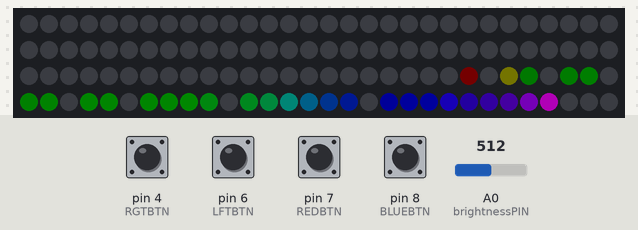
Recording of a sketch running on a simulated Arduino Uno, built with avr-gcc and run on an emulated ATmega328P. Parts: 120 RGB LEDs in strip order, left to right, continuing on the next row. The test bench sets the inputs (shaded band); at power-on: pin 4 (RGTBTN), pin 6 (LFTBTN), pin 7 (REDBTN), pin 8 (BLUEBTN) HIGH, A0 (brightnessPIN) = 512. Dim RGB values are drawn brighter than linear; what the sketch prints to the serial monitor is not drawn.

Above: at 1.2 s.
1.3 s: pin 8 (BLUEBTN) pulled LOW for 0.15 s
At 1.41 s:
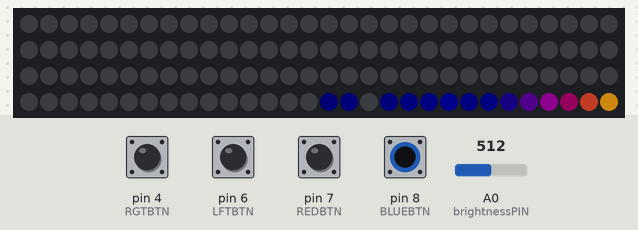
At 2.3 s:
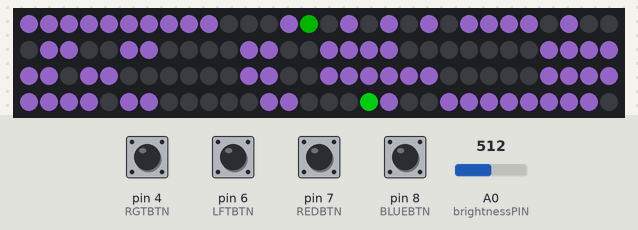
3.0 s: A0 (brightnessPIN) set to 716
4.5 s: A0 (brightnessPIN) set to 511
6.2 s: pin 7 (REDBTN) pulled LOW for 1 s
8.7 s: pin 8 (BLUEBTN) pulled LOW for 1 s
11.2 s: pin 7 (REDBTN) pulled LOW for 0.15 s
Timing chart, 0 to 14.2 s (numbered marks = the images above; inputs shaded):
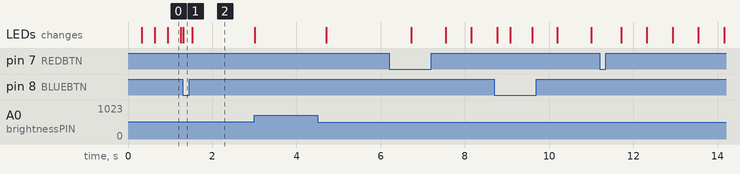

The sketch:

arduinoMazeGame.ino
```cpp
#include <FastLED.h>
/*
  DEFINIT CHIPSET PENTRU A-L FOLOSI CU BIBLIOTECA FASTLED
  PIN 5 PWM PENTRU CONECTARE DATA IN
  DEFINITE MAX SI MIN BRIGHTNESS PENTRU FUCNTII DIN FASTLED
  CARE PORNESC LUMINOZITATEA SI AFISEAZA LEDURILE

  BRIGHTNESS PIN SE FOLOSESTE DOAR DACA VREI SA CONTROLEZI LUMINOZITATEA
  DINTR-UN POTENTIOMETRU

  PENTRU JOC ESTE LASAT STANDARD SI NU SE MODIFICA PRIN POTENTIOMETRU
*/
#define FAST_LED_CHIPSET WS2812B
#define FAST_LED_DATA_PIN 5
#define MAX_BRIGHTNESS 240  // 255 ESTE MAXIM DAR AM LIMITAT LA 240 LUMINOZITATEA
#define MIN_BRIGHTNESS 37
const int brightnessPIN = A0;

#define BLUEBTN 8  // BUTON INAINTE, PINUL 8
#define REDBTN 7   // BUTON INAPOI, PINUL 7
#define LFTBTN 6   // BUTON STANGA, PINUL 9
#define RGTBTN 4  // BUTON DREAPTA< PINUL 10


#define LINII 15
#define COLOANE 8
#define MAX_MAPS 3  // numar maxim de mape
/*
  Define for colors in hexa
*/
#define  PINK  0x1DEC12
#define  RED    0xFF0000
#define  BLUE   0x0000FF
#define  YELLOW 0xFFFF00
#define  CHOCOLATE  0xD2691E
#define  PURPLE 0x9966CC
#define  WHITE  0XFFFFFF
#define  AQUA   0x00FFFF
#define  HOTPINK 0xFF1493
#define  DARKORANGE 0xFF8C00
#define  BLACK 0x000000

//structura pentru mapa, care transpune matricile pe matricea de LED-uri
typedef struct MAP {
  uint8_t pixels[LINII][COLOANE];
  unsigned int long color[LINII][COLOANE];
} MAP;
MAP field;
MAP activeMap;


//structura pentru a definii labirinturile
typedef struct randomMap {
  byte pixels[LINII][COLOANE];
} RandomMap;

//structura pentru jucator
typedef struct Player {
  //pozitii player in harta
  byte xpos;//pe a cata linie
  byte ypos;//a cata coloana
  unsigned int color;//culoare led jucator
} Player;
Player myPlayer;
Player enemyPlayer;


//un jucator nou este pozitionat la o anumita pozitie in labirint, am ales pozitia prestabilita 1,1
void newPlayer(byte x, byte y) {
  myPlayer.xpos = x;
  myPlayer.ypos = y;
  myPlayer.color = DARKORANGE;
}

//define-uri pentru butoanele folosite
#define BTNUP 1
#define BTNDWN 2
#define BTNLFT 3
#define BTNRGT 4

byte currentControl = 0; // pentru a determina ce buton e apasat, initializat pe niciun buton apasat

//citim starile butoanelor, determinam ce buton s-a apasat
//butoane active pe low
void readInput()
{
  byte upST = digitalRead(BLUEBTN);
  byte downST = digitalRead(REDBTN);
  byte leftST = digitalRead(LFTBTN);
  byte rightST = digitalRead(RGTBTN);
  if (upST == LOW) {
    currentControl = BTNUP;
    delay(300);
  }
  if (downST == LOW) {
    currentControl = BTNDWN;
    delay(300);
  }
  if (leftST == LOW) {
    currentControl = BTNLFT;
    delay(300);
  }
  if (rightST == LOW) {
    currentControl = BTNRGT;
    delay(300);
  }

}

// Functie folosita pentru testarea pozitiilor curente ale player-ului in labirint | Am folosit-o doar pentru testare.
void checkPos() {
  Serial.print(myPlayer.xpos);
  Serial.print(myPlayer.ypos);
}

//in functie de ce buton se apasa, se apeleaza functia corespunzatoare care determina miscarea player-ului
void controlPlayer()
{
  switch (currentControl)
  {
    case BTNUP: moveUp(); checkPos(); break;
    case BTNDWN: moveDown(); checkPos(); break;
    case BTNLFT: moveLeft(); checkPos(); break;
    case BTNRGT: moveRight(); checkPos(); break;
  }
}

//Urmeaza functiile de miscare a player-ului si testarea de coliziuni

void moveUp() {

  myPlayer.ypos++;
  if (checkWallCollision(myPlayer.xpos, myPlayer.ypos)) {
    myPlayer.ypos--;
  }

  if (checkOutOfMap(myPlayer.xpos, myPlayer.ypos)) {
    myPlayer.ypos--;
  }
}

void moveDown() {

  myPlayer.ypos--;
  if (checkWallCollision(myPlayer.xpos, myPlayer.ypos)) {
    myPlayer.ypos++;
  }

  if (checkOutOfMap(myPlayer.xpos, myPlayer.ypos)) {
    myPlayer.ypos++;
  }
}

void moveLeft() {
  myPlayer.xpos--;
  if (checkWallCollision(myPlayer.xpos, myPlayer.ypos)) {
    myPlayer.xpos++;
  }
  if (checkOutOfMap(myPlayer.xpos, myPlayer.ypos)) {
    myPlayer.xpos++;
  }
}


void moveRight() {
  myPlayer.xpos++;
  if (checkWallCollision(myPlayer.xpos, myPlayer.ypos)) {
    myPlayer.xpos--;
  }
  if (checkOutOfMap(myPlayer.xpos, myPlayer.ypos)) {
    myPlayer.xpos--;
  }
}


bool checkWallCollision(byte x, byte y) {
  //daca coordonatele curente reprezinta zid, mutarea nu e permisa
  if (activeMap.pixels[x][y] == 1) {
    return true;
  }
  else {
    return false;
  }
}
bool checkPlayerCollision(byte x, byte y) {
   //daca coordonatele curente sunt egale cu cele ale enemy-ului atunci mutarea nu este permisa
  if (x == myPlayer.xpos && y == myPlayer.ypos) {
    return true;
  }
  else {
    return false;
  }
}

bool checkOutOfMap(byte x, byte y) {
  //daca coordonatele curente sunt in afara hartii de joc, mutarea nu e permisa
  if (x < 0 || x >= LINII || y < 0 || y >= COLOANE) {
    return true;
  }
  else {
    return false;
  }
}

//definirea a trei mape de labirint
/*
   '1': Wall
   '0': Wove Zone
*/
bool visited[LINII][COLOANE];

RandomMap mapLib[3] = {
  {
    { {1, 1, 1, 1, 1, 1, 1, 1},
      {0, 0, 1, 0, 0, 0, 1, 1},
      {1, 0, 1, 0, 1, 0, 1, 1},
      {1, 0, 0, 0, 1, 0, 1, 1},
      {1, 0, 0, 1, 1, 0, 0, 0},
      {1, 1, 1, 0, 0, 1, 1, 0},
      {1, 0, 0, 0, 0, 0, 0, 0},
      {1, 0, 1, 1, 1, 1, 1, 1},
      {1, 0, 0, 0, 0, 0, 0, 1},
      {1, 1, 1, 1, 1, 0, 0, 1},
      {1, 0, 0, 0, 0, 0, 1, 1},
      {1, 0, 1, 1, 1, 1, 1, 1},
      {1, 0, 0, 0, 0, 0, 1, 1},
      {1, 0, 0, 1, 1, 0, 0, 0},
      {1, 1, 1, 1, 1, 1, 1, 0}
    }
  },
  {
    { {1, 1, 1, 0, 0, 0, 0, 0},
      {0, 0, 0, 0, 1, 1, 1, 0},
      {0, 0, 0, 1, 0, 0, 0, 0},
      {0, 0, 1, 1, 0, 1, 1, 1},
      {0, 0, 0, 0, 0, 1, 0, 0},
      {0, 0, 0, 0, 1, 0, 0, 0},
      {1, 1, 1, 0, 0, 0, 1, 0},
      {1, 1, 1, 1, 1, 1, 1, 0},
      {1, 0, 0, 0, 0, 0, 0, 0},
      {1, 0, 0, 0, 0, 1, 1, 1},
      {1, 1, 0, 1, 1, 1, 1, 1},
      {1, 0, 0, 1, 1, 0, 0, 0},
      {1, 0, 0, 0, 0, 0, 1, 0},
      {1, 0, 1, 1, 1, 0, 1, 0},
      {1, 1, 1, 1, 1, 1, 1, 0}
    }
  },
  {
    { {1, 0, 0, 1, 1, 1, 1, 1},
      {0, 0, 0, 0, 0, 0, 0, 1},
      {1, 1, 0, 1, 1, 0, 0, 0},
      {0, 0, 0, 1, 1, 0, 1, 0},
      {0, 0, 0, 0, 0, 0, 1, 0},
      {1, 1, 1, 1, 1, 1, 1, 0},
      {1, 0, 0, 0, 0, 0, 0, 0},
      {1, 0, 0, 0, 0, 1, 1, 1},
      {1, 1, 0, 0, 1, 0, 0, 0},
      {1, 1, 0, 0, 0, 0, 1, 0},
      {1, 0, 0, 0, 0, 0, 0, 0},
      {1, 0, 1, 1, 1, 1, 1, 1},
      {1, 0, 0, 0, 0, 0, 1, 1},
      {1, 0, 0, 1, 0, 0, 0, 1},
      {1, 1, 1, 1, 0, 0, 0, 0}
    }
  }
};

// variabila folosita pentru determinarea mapei selectate curent
byte selectedMap = 0;

//punem mapa pe led-uri
void newActiveMap()
{
  uint8_t x, y;
  for (y = 0; y < COLOANE; y++)
  {
    for (x = 0; x < LINII; x++)
    {
      activeMap.pixels[x][y] = (mapLib[selectedMap]).pixels[x][y];
    }
  }
}


//stinge toate led-urile
void clearField()
{
  uint8_t x, y;
  for (y = 0; y < COLOANE; y++)
  {
    for (x = 0; x < LINII; x++)
    {
      field.pixels[y][x] = 0;
      field.color[y][x] = BLACK;
    }
  }
}
#define PIXELS LINII*COLOANE //numarul total de led-uri

CRGB leds[PIXELS];  //led-urile

// initializeaza ledurile cu ajutorul FASTLED library
void initPixels()
{
  FastLED.addLeds<FAST_LED_CHIPSET, FAST_LED_DATA_PIN, GRB>(leds, PIXELS);
}


// Initializeaza jocul - curata mapa, creeaza una noua si creeaza player.
void initGame() {
  clearField();
  newActiveMap();
  newPlayer(1,1);
  initEnemy(13, 4);
}

// Aprinde ledurile cu o valoarea intre minimul si maximul pentru luminozitate
void showPixels()
{
  int value = map(analogRead(brightnessPIN), 0, 1023, 0, MAX_BRIGHTNESS);
  FastLED.setBrightness(constrain(value, MIN_BRIGHTNESS, MAX_BRIGHTNESS));
  FastLED.show();
}


int long getPixel(int pos)
{
  // impacheteaza culorile RGB intr-un long , si ia culoarea de pe ledul curent
  return (leds[pos].red << 16) + (leds[pos].green << 8) + leds[pos].b;
}

//stinge treptat fiecare canal de RGB cu o anumita valoarea dimval
void dim(float dimval)
{
  for (uint8_t i = 0; i < (LINII * COLOANE); i++)
  {
    int currentColor = getPixel(i);
    // aiic se despacheteaza
    int long red = ((currentColor & 0xFF0000) >> 16);
    int green = ((currentColor & 0x00FF00) >> 8);
    int blue = (currentColor & 0x0000FF);

    // pentru fiecare canal de culoare, acea culoare se inmulteste cu coeficientul dat ca parametru functiei, un float intre 0 si 1
    // rezulta prin inmultire repetata efectul de dimming intrucat se micsoreaza intensitatea de pe acel canal de culoare pana ajunge la R=0 G=0 B=0
    red = red * dimval;
    green = green * dimval;
    blue = blue * dimval;

    currentColor = (red << 16) + (green << 8) + blue;
    setPixel(i, currentColor);
  }
}

//fade de final labirint, se aplica pe fiecare led, functia dim prezentata mai sus
void endFade() {
  byte i;
  for (i = 0; i < LINII * COLOANE; i++) {
    dim(0.3);
    showPixels();
    delay(100);
  }
}

//functia care verifica daca player-ul a ajuns la coordonatele de finish
bool endGame() {
  byte x, y;
  if (myPlayer.xpos == (LINII - 1)  && myPlayer.ypos == (COLOANE - 1)) {
    endFade();
    return true;
  }
  return false;
}

//functia de printare a mapei si a player-ului
void Field()
{
  byte x, y;
  for (y = 0; y < COLOANE; y++)
  {
    for (x = 0; x < LINII; x++)
    {

      if (activeMap.pixels[x][y] == 0) {
        setFieldPixel(x, y, BLACK);//move zone=led stins

      }
      else if (activeMap.pixels[x][y] == 1) {
        setFieldPixel(x, y, PURPLE);//perete=led aprins
      }
    }
  }
  setFieldPixel(myPlayer.xpos, myPlayer.ypos, myPlayer.color);//printeaza player-ul la pozitia curenta in harta
  setFieldPixel(enemyPlayer.xpos, enemyPlayer.ypos, enemyPlayer.color);//printeaza enemy player-ul la pozitia curenta in harta
  showPixels();
}

#define NUM_LEDS (COLOANE * LINII)
#define LAST_VISIBLE_LED 119

//functia care ne returneaza numarul led-ului (exemplu:XY(5,4) led-ul 37 de pe banda de led-uri)
byte XY (byte x, byte y) {
  // Daca se depaseste pozitia maxima de leduri posibile se returneaza ultimul led
  if ( (x >= COLOANE) || (y >= LINII) ) {
    return (LAST_VISIBLE_LED + 1);
  }
  // tabela cu numerele ledurilor de la 0-119
  const uint8_t XYTable[] = {
    0,   1,   2,   3,   4,   5,   6,   7,
    15,  14,  13,  12,  11,  10,   9,   8,
    16,  17,  18,  19,  20,  21,  22,  23,
    31,  30,  29,  28,  27,  26,  25,  24,
    32,  33,  34,  35,  36,  37,  38,  39,
    47,  46,  45,  44,  43,  42,  41,  40,
    48,  49,  50,  51,  52,  53,  54,  55,
    63,  62,  61,  60,  59,  58,  57,  56,
    64,  65,  66,  67,  68,  69,  70,  71,
    79,  78,  77,  76,  75,  74,  73,  72,
    80,  81,  82,  83,  84,  85,  86,  87,
    95,  94,  93,  92,  91,  90,  89,  88,
    96,  97,  98,  99, 100, 101, 102, 103,
    111, 110, 109, 108, 107, 106, 105, 104,
    112, 113, 114, 115, 116, 117, 118, 119
  };

  byte i = (y * COLOANE) + x;
  byte j = XYTable[i];
  return j;
}

//seteaza un led de la o anumita pozitie, cu o anumita culoare cu ajutorul tabelului de mai sus pentru pozitie si a functiei setPixel de mai jos
void setFieldPixel(int x, int y, int long color)
{
  byte  pos = XY(y, x);
  setPixel(pos, color);
}

void setPixel(int pos, int long color)
{
  leds[pos] = CRGB(color);
}

//functia care citeste butoanele si selecteaza mapa de joc
void mapSelect() {
  clearField();
  bool mapNotSelected = true;
  while (mapNotSelected) {//cat timp mapa nu e selectata se poate alege in continuare mapa pe care se vrea a se juca
    delay(200);
    Field();
    byte blueBtnState = digitalRead(BLUEBTN);
    if (blueBtnState == LOW) {
      selectedMap++;
      if (selectedMap > (MAX_MAPS - 1)) {//mapele merg circular, daca se ajunge la ultima mapa se revine la prima
        selectedMap = 0;
      }
      newActiveMap();
      delay(300);
    }
    byte redBtnState = digitalRead(REDBTN);//la apasarea butonului rosu s-a selectat mapa de joc
    if (redBtnState == LOW) {
      mapNotSelected = false;
    }
  }
  if (selectedMap == 0) {
    initEnemy(6, 2);
  }
  else if (selectedMap == 1) {
    initEnemy(8, 2);
  }
  else {
    initEnemy(10, 2);
  }

}

bool mazeRunning = false;
// variabile folosite pentru determinarea mutarii curente a enemy-ului
byte UP = 0, RIGHT = 1, DOWN = 2, LEFT = 3;
// in last command se retine ultima miscare a enemy-ului pentru a evita un loop intre "move up" si "move down" pe o singura pozitie
byte lastCommand = 0;
void runMaze() {
  initGame();//initializare joc
  mazeRunning = true;
  mapSelect();
  /*
     cat timp jocul ruleaza se tot citeste inputul pentru control player
     si se reprinteaza mapa si player-ul la noile pozitii
  */
  while (mazeRunning) {
    currentControl = 0;
    readInput();
    controlPlayer();
    // O data la 600 de milisecunde se apeleaza functia walkEnemy care muta pozitia enemy-ului
    EVERY_N_MILLISECONDS(600) {
      walkEnemy();
    }
    Field();
    if (endGame()) {
      mazeRunning = false;
    }
  }
}

/*
  Se verifica ultima commanda apoi se trece pe branch-ul potrivit, daca cumva nu se poate face mutarea - fie din cauza coliziunii cu zidul sau iesirea din mapa
  se va face un salt la celalalt if pentru a testa o alta posibila mutare
*/
void walkEnemy() {
  if (lastCommand == UP) {
WALKUP: if (!canWalkUp()) {
      goto WALKDOWN;
    }
  }

  if (lastCommand == DOWN) {
WALKDOWN: if (!canWalkDown()) {
      goto WALKUP;
    }
  }
}


/*
  Se face mutarea dupa un delay convenabil apoi se testeaza :
  Daca enemy atinge player-ul, player-ul revine la pozitia initiala si returneaza false

  Daca enemy atinge zid-ul acesta revine in pozitia de dinainte si returneaza false

  Daca enemy atinge o pozitie dinafara mapei, revine la pozitia precedenta si returneaza false

  In orice alt caz returneaza true si seteaza ultima comanda ca fiind cea executata
*/
bool canWalkDown() {
  delay(200);
  enemyPlayer.ypos--;
  if (checkPlayerCollision(enemyPlayer.xpos, enemyPlayer.ypos))
  {
    newPlayer(1,1);
  }
  if (checkWallCollision(enemyPlayer.xpos, enemyPlayer.ypos))
  {
    enemyPlayer.ypos++;
    return false;
  }
  if (checkOutOfMap(enemyPlayer.xpos, enemyPlayer.ypos))
  {
    enemyPlayer.ypos++;
    return false;
  }
  lastCommand = DOWN;
  return true;
}

// Asemenea functie canWalkUp() doar ca miscarea se face in directia opusa
bool canWalkUp() {
  delay(200);
  enemyPlayer.ypos++;
  if (checkPlayerCollision(enemyPlayer.xpos, enemyPlayer.ypos))
  {
    newPlayer(1,1);
  }
  if (checkWallCollision(enemyPlayer.xpos, enemyPlayer.ypos))
  {
    enemyPlayer.ypos--;
    return false;
  }
  if (checkOutOfMap(enemyPlayer.xpos, enemyPlayer.ypos))
  {
    enemyPlayer.ypos--;
    return false;
  }
  lastCommand = UP;
  return true;
}


// Initializeaza pozitia enemy-ului la xposition si yposition
// De asemenea seteaza si culoarea acestuia
void initEnemy(byte xposition, byte yposition) {
  enemyPlayer.xpos = xposition;
  enemyPlayer.ypos = yposition;
  enemyPlayer.color = PINK;
}


/*
   Animatie din fastled
   Se aprind ledurile unul dupa altul si lasa in urma
   un trace care se dim-uie
   gHue este saturatia care se modifica in Loop o data la 20 de milisecunde
*/
byte gHue = 0;
void RunningLeds()
{
  fadeToBlackBy( leds, 120, 20);
  int pos = beatsin16( 13, 0, 120 - 1 );
  leds[pos] += CHSV( gHue, 255, 192);
}

/*
   Setarea pinilor pentru butoane si initializarea benzii led
*/
void setup() {
  Serial.begin(9600);
  pinMode(BLUEBTN, INPUT_PULLUP);
  pinMode(REDBTN, INPUT_PULLUP);
  pinMode(LFTBTN, INPUT_PULLUP);
  pinMode(RGTBTN, INPUT_PULLUP);
  initPixels();
  showPixels();
}

void loop() {
  // aici se aprinde animatia led pana cand se apasa butonul albastru
  FastLED.show();
  FastLED.delay(1000 / 60);
  EVERY_N_MILLISECONDS( 20 ) {
    gHue = gHue + 5;
  };
  RunningLeds();
  byte blueBtnState = digitalRead(BLUEBTN);
  if (blueBtnState == LOW) {
    clearField();
    runMaze();
  }
}
```
